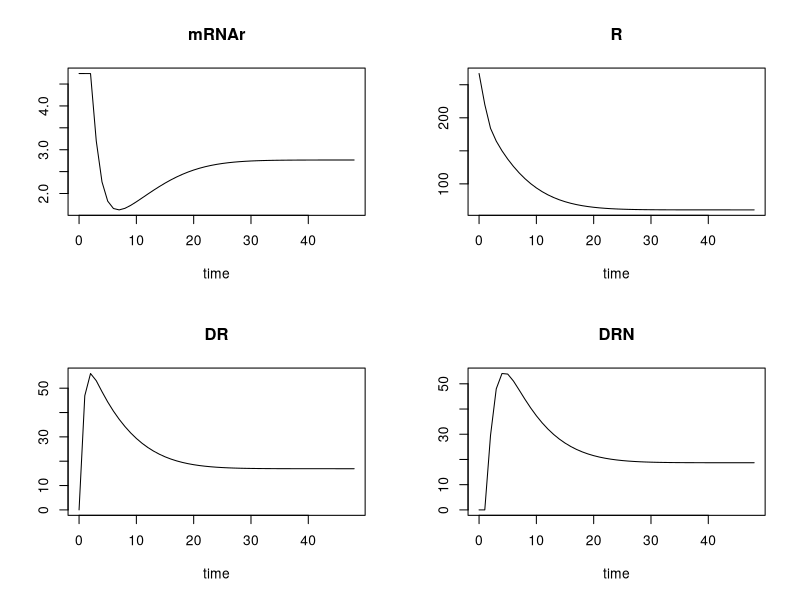

Write the R code that produced this figure.
## ---- chunk 1
knitr::opts_chunk$set(echo = TRUE)
## ---- chunk 2
library(deSolve)
## ---- chunk 3

parameters <- c(ks_Rm = 2.90, IC50_Rm = 26.2, kd_Rm = 0.612, ks_r = 3.22, Rf = 0.49, kre = 0.57, kon = 0.00329, kd_R = 0.0572, kT = 0.63, D = 20)

formula_1 <- function(t,y,parms){
  with(as.list(c(y,parms)),{
    
          
         D <- D * 1000 * (1 / 374.471)
         dmRNAr <- ks_Rm * (1 - DRN/(IC50_Rm+DRN)) - kd_Rm * mRNAr
         dR <- ks_r * mRNAr + Rf *kre *DRN - kon * D * R - kd_R * R
         dDR <- kon * D * R - kT *DR
         dDRN <- kT * DR - kre * DRN
         return(list(c(dmRNAr ,dR ,dDR, dDRN)))
       }
       )
}
state = c(mRNAr = 4.74, R = 267 ,DR = 0, DRN = 0)
times <- seq(0, 48,  by = 1)
out  <- ode(times = times, y = state, parms = parameters, func = formula_1, method = "euler")

plot(out)
